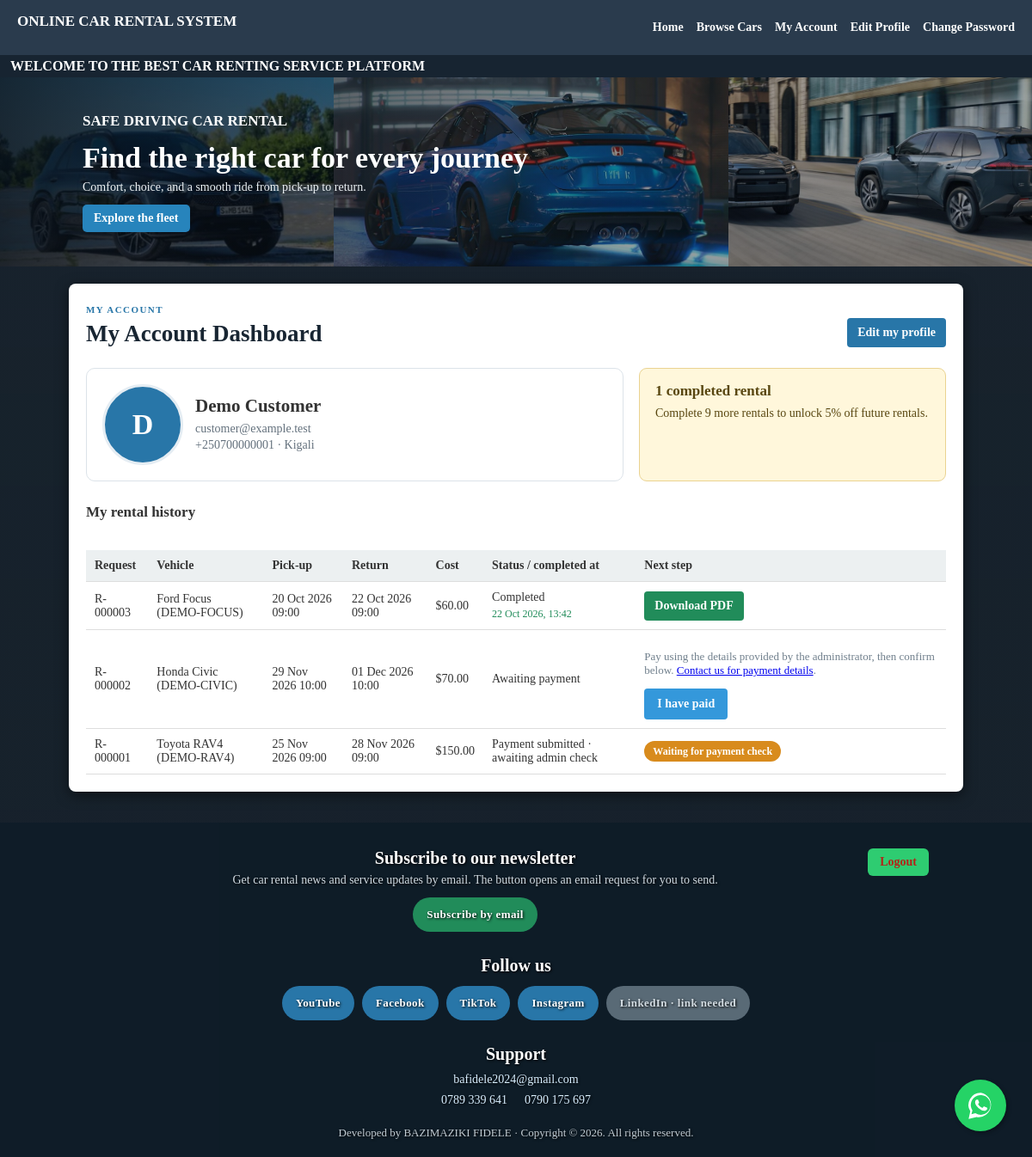
Screenshot of /index.php (signed in) with the database file from the repository.
### tables this page shows
CREATE TABLE IF NOT EXISTS customers (
  customer_id INT UNSIGNED NOT NULL AUTO_INCREMENT,
  full_name VARCHAR(100) NOT NULL,
  email VARCHAR(100) NOT NULL,
  phone VARCHAR(20) NOT NULL,
  district_city VARCHAR(50) NOT NULL,
  id_no VARCHAR(16) NOT NULL,
  password_hash VARCHAR(255) DEFAULT NULL,
  account_approved TINYINT(1) NOT NULL DEFAULT 1,
  profile_picture VARCHAR(255) DEFAULT NULL,
  created_at TIMESTAMP NOT NULL DEFAULT CURRENT_TIMESTAMP,
  PRIMARY KEY (customer_id),
  UNIQUE KEY uq_customers_email (email),
  UNIQUE KEY uq_customers_id_no (id_no)
);

CREATE TABLE IF NOT EXISTS rentals (
  rental_id INT UNSIGNED NOT NULL AUTO_INCREMENT,
  vehicle_id INT UNSIGNED NOT NULL,
  customer_id INT UNSIGNED NOT NULL,
  start_date DATE NOT NULL,
  start_time TIME NOT NULL DEFAULT '09:00:00',
  end_date DATE NOT NULL,
  return_time TIME NOT NULL DEFAULT '09:00:00',
  total_cost DECIMAL(10,2) NOT NULL,
  discount_percent TINYINT UNSIGNED NOT NULL DEFAULT 0,
  discount_amount DECIMAL(10,2) NOT NULL DEFAULT 0.00,
  completed_at DATETIME DEFAULT NULL,
  status ENUM('payment_pending', 'payment_submitted', 'active', 'returned', 'completed', 'cancelled') NOT NULL DEFAULT 'payment_pending',
  payment_submitted_at DATETIME DEFAULT NULL,
  payment_approved_at DATETIME DEFAULT NULL,
  terms_accepted_at DATETIME DEFAULT NULL,
  created_at TIMESTAMP NOT NULL DEFAULT CURRENT_TIMESTAMP,
  PRIMARY KEY (rental_id),
  KEY idx_rentals_vehicle_status (vehicle_id, status),
  KEY idx_rentals_customer_status (customer_id, status),
  CONSTRAINT fk_rentals_vehicle FOREIGN KEY (vehicle_id)
    REFERENCES vehicles (vehicle_id) ON UPDATE CASCADE ON DELETE RESTRICT,
  CONSTRAINT fk_rentals_customer FOREIGN KEY (customer_id)
    REFERENCES customers (customer_id) ON UPDATE CASCADE ON DELETE RESTRICT
);

CREATE TABLE IF NOT EXISTS vehicles (
  vehicle_id INT UNSIGNED NOT NULL AUTO_INCREMENT,
  plate_no VARCHAR(20) NOT NULL,
  model VARCHAR(50) NOT NULL,
  type VARCHAR(50) NOT NULL,
  daily_rate DECIMAL(10,2) NOT NULL,
  photo VARCHAR(255) DEFAULT 'default_car.jpg',
  status ENUM('available', 'rented', 'maintenance') NOT NULL DEFAULT 'available',
  PRIMARY KEY (vehicle_id),
  UNIQUE KEY uq_vehicles_plate_no (plate_no),
  KEY idx_vehicles_status_model (status, model)
);

### config/db.php (called while the page is built, shortened)
<?php
function isStaffAccount(): bool {
    return in_array($_SESSION['role'] ?? '', ['admin', 'staff'], true) && !empty($_SESSION['user_id']);
}
function isCustomerAccount(): bool {
    return ($_SESSION['role'] ?? '') === 'customer' && !empty($_SESSION['customer_id']);
}
function isAuthenticated(): bool {
    return isStaffAccount() || isCustomerAccount();
}
function e($value): string {
    return htmlspecialchars((string)$value, ENT_QUOTES | ENT_SUBSTITUTE, 'UTF-8');
}

### config/site_links.php (called while the page is built)
<?php
return [
    'newsletter' => 'mailto:bafidele2024@gmail.com?subject=Newsletter%20subscription&body=Please%20subscribe%20me%20to%20the%20newsletter.%20My%20email%20address%20is%3A%20',
    'social' => [
        'YouTube' => 'https://youtube.com/@applicationassistant-u4n6u',
        'Facebook' => 'https://www.facebook.com/fideliteze/',
        'TikTok' => 'https://www.tiktok.com/@fidelitec',
        'Instagram' => 'https://www.instagram.com/fidele2261/',
        'LinkedIn' => '',
    ],
];

### index.php (the view, shortened to what this page needs)
<?php
require 'config/db.php';
$isStaff = isStaffAccount();
$currentCustomer = null;
$completedRentals = 0;
if ($isStaff) {
    $sql = 'SELECT r.*, v.plate_no, v.model, c.full_name FROM rentals r JOIN vehicles v ON r.vehicle_id = v.vehicle_id JOIN customers c ON r.customer_id = c.customer_id ORDER BY r.rental_id DESC';
    $rentals = $pdo->query($sql)->fetchAll();
} else {
    $customerStmt = $pdo->prepare('SELECT customer_id, full_name, email, phone, district_city, profile_picture FROM customers WHERE customer_id = ? LIMIT 1');
    $customerStmt->execute([(int)$_SESSION['customer_id']]);
    $currentCustomer = $customerStmt->fetch();
    $rentalStmt = $pdo->prepare('SELECT r.*, v.plate_no, v.model, c.full_name FROM rentals r JOIN vehicles v ON r.vehicle_id = v.vehicle_id JOIN customers c ON r.customer_id = c.customer_id WHERE r.customer_id = ? ORDER BY r.rental_id DESC');
    $rentalStmt->execute([(int)$_SESSION['customer_id']]);
    $rentals = $rentalStmt->fetchAll();
    $countStmt = $pdo->prepare("SELECT COUNT(*) FROM rentals WHERE customer_id = ? AND status IN ('returned', 'completed')");
    $countStmt->execute([(int)$_SESSION['customer_id']]);
    $completedRentals = (int)$countStmt->fetchColumn();
}
$profilePicture = (string)($currentCustomer['profile_picture'] ?? '');
$validProfilePicture = preg_match('#^profiles/[a-f0-9]{32}\.(jpg|png|webp)$#', $profilePicture) === 1;
include 'includes/header.php';
?>
<?php if (!$isStaff): ?>
    <div class="page-heading">
        <div><p class="eyebrow">MY ACCOUNT</p><h1>My Account Dashboard</h1></div>
        <a class="button-link btn-blue" href="profile.php">Edit my profile</a>
    </div>
    <section class="account-overview">
        <div class="account-person">
            <?php if ($validProfilePicture): ?>
                <img class="profile-avatar" src="uploads/<?= e($profilePicture) ?>" alt="<?= e($currentCustomer['full_name']) ?> profile picture">
            <?php else: ?>
                <div class="profile-avatar profile-avatar-placeholder" aria-hidden="true"><?= e(strtoupper(substr((string)$currentCustomer['full_name'], 0, 1))) ?></div>
            <?php endif; ?>
            <div>
                <h2><?= e($currentCustomer['full_name']) ?></h2>
                <p><?= e($currentCustomer['email']) ?></p>
                <p><?= e($currentCustomer['phone']) ?> · <?= e($currentCustomer['district_city']) ?></p>
            </div>
        </div>
        <div class="reward-card">
            <strong><?= $completedRentals ?> completed rental<?= $completedRentals === 1 ? '' : 's' ?></strong>
            <?php if ($completedRentals >= 10): ?>
                <p>Your 5% loyalty discount is active for this and every future rental.</p>
            <?php else: ?>
                <p>Complete <?= 10 - $completedRentals ?> more rental<?= (10 - $completedRentals) === 1 ? '' : 's' ?> to unlock 5% off future rentals.</p>
            <?php endif; ?>
        </div>
    </section>
<?php endif; ?>
<h2><?= $isStaff ? 'All rentals' : 'My rental history' ?></h2>
<?php if (!$rentals): ?>
    <div class="empty-state">No rentals to show yet.</div>
<?php else: ?>
    <div class="table-scroll"><table>
        <thead><tr><th>Request</th><th>Vehicle</th><?php if ($isStaff): ?><th>Customer</th><?php endif; ?><th>Pick-up</th><th>Return</th><th>Cost</th><th>Status / completed at</th><th>Next step</th></tr></thead>
        <tbody>
        <?php foreach ($rentals as $rental): ?>
            <?php $isComplete = in_array((string)$rental['status'], ['returned', 'completed'], true); ?>
            <tr>
                <td>R-<?= str_pad((string)$rental['rental_id'], 6, '0', STR_PAD_LEFT) ?></td>
                <td><?= e($rental['model']) ?> (<?= e($rental['plate_no']) ?>)</td>
                <td><?= e(date('d M Y', strtotime((string)$rental['start_date']))) ?> <?= e(substr((string)$rental['start_time'], 0, 5)) ?></td>
                <td><?= e(date('d M Y', strtotime((string)$rental['end_date']))) ?> <?= e(substr((string)$rental['return_time'], 0, 5)) ?></td>
                <td>$<?= number_format((float)$rental['total_cost'], 2) ?>
                </td>
                <td><?= $isComplete ? 'Completed' : match ((string)$rental['status']) {
                        'payment_pending' => 'Awaiting payment',
                        'payment_submitted' => 'Payment submitted · awaiting admin check',
                        'active' => 'Rental approved',
                        'cancelled' => 'Request cancelled',
                        default => e(ucfirst((string)$rental['status'])),
                    } ?>
                    <?php if ($isComplete && !empty($rental['completed_at'])): ?><small class="completed-time"><?= e(date('d M Y, H:i', strtotime((string)$rental['completed_at']))) ?></small><?php endif; ?>
                </td>
                <td>
                    <?php if (isCustomerAccount() && $rental['status'] === 'payment_pending'): ?>
                        <p class="muted">Pay using the details provided by the administrator, then confirm below. <a href="https://wa.me/250789339641" target="_blank" rel="noopener noreferrer">Contact us for payment details</a>.</p>
                        <form method="POST">
                            <button type="submit" name="confirm_payment" value="1" class="btn-blue">I have paid</button>
                        </form>
                    <?php elseif ($rental['status'] === 'payment_submitted'): ?>
                        <span class="badge pending">Waiting for payment check</span>
                    <?php elseif (in_array((string)$rental['status'], ['active', 'returned', 'completed'], true)): ?>
                        <a class="button-link btn-green" href="receipt.php?rental_id=<?= (int)$rental['rental_id'] ?>">Download PDF</a>
                    <?php elseif ($isStaff && in_array((string)$rental['status'], ['payment_pending', 'payment_submitted'], true)): ?>
                        <a class="button-link btn-blue" href="customers.php">Review request</a>
                    <?php else: ?>
                        <span class="muted">No receipt available</span>
                    <?php endif; ?>
                </td>
            </tr>
        <?php endforeach; ?>
        </tbody>
    </table></div>
<?php endif; ?>
<?php include 'includes/footer.php'; ?>

### includes/header.php (shortened to what this page needs)
<!DOCTYPE html>
<html lang="en">
<head>
    <link rel="stylesheet" href="assets/style.css?v=20261116-login-register-prompt">
</head>
<body>
    <nav>
        <h1>ONLINE CAR RENTAL SYSTEM</h1>
        <ul>
            <li><a href="index.php">Home</a></li>
            <li><a href="browse.php">Browse Cars</a></li>
            <?php if (isAuthenticated()): ?>
                <?php if (isStaffAccount()): ?>
                    <li><a href="index.php">Dashboard</a></li>
                    <li><a href="vehicles.php">Vehicles</a></li>
                    <li><a href="add_rental.php">New Rental</a></li>
                    <li><a href="customers.php">Customers &amp; Receipts</a></li>
                    <?php if (isAdminAccount()): ?><li><a href="staff.php">Staff users</a></li><?php endif; ?>
                <?php else: ?>
                    <li><a href="index.php">My Account</a></li>
                    <li><a href="profile.php">Edit Profile</a></li>
                <?php endif; ?>
                <li><a href="change_password.php">Change Password</a></li>
            <?php else: ?>
                <li><a href="login.php">Login</a></li>
                <li><a href="register.php">Register</a></li>
            <?php endif; ?>
        </ul>
    </nav>
    <marquee class="welcome-marquee" style="color:#fff !important;"><span class="marquee-text" style="color:#fff !important; -webkit-text-fill-color:#fff;">WELCOME TO THE BEST CAR RENTING SERVICE PLATFORM</span></marquee>
    <section class="site-hero" aria-label="DriveEasy vehicle highlights">
        <div class="hero-gallery" aria-hidden="true">
            <img src="uploads/benz.jpg" alt="">
            <img src="uploads/civic.jpg" alt="">
            <img src="uploads/rav4.jpg" alt="">
        </div>
        <div class="hero-shade"></div>
        <div class="hero-copy">
            <h2>SAFE DRIVING CAR RENTAL</h2>
            <h1>Find the right car for every journey</h1>
            <p>Comfort, choice, and a smooth ride from pick-up to return.</p>
            <a href="browse.php" class="hero-link">Explore the fleet</a>
        </div>
    </section>
    <a href="https://wa.me/250789339641" class="whatsapp-float" target="_blank" rel="noopener noreferrer" aria-label="Chat with DriveEasy on WhatsApp" title="Chat with us on WhatsApp">
    </a>
    <div class="container">

### includes/footer.php (shortened to what this page needs)
    </div>
    <footer class="site-footer">
        <div class="footer-inner">
            <?php $siteLinks = require __DIR__ . '/../config/site_links.php'; ?>
            <div class="footer-newsletter-row">
                <section class="footer-newsletter" aria-labelledby="newsletter-heading">
                    <h2 id="newsletter-heading">Subscribe to our newsletter</h2>
                    <p>Get car rental news and service updates by email. The button opens an email request for you to send.</p>
                    <?php if (!empty($siteLinks['newsletter'])): ?>
                        <a class="footer-action-button" href="<?= e($siteLinks['newsletter']) ?>">Subscribe by email</a>
                    <?php else: ?>
                        <span class="footer-action-button is-disabled" aria-disabled="true">Signup link needed</span>
                    <?php endif; ?>
                </section>
                <?php if (isAuthenticated()): ?>
                    <form class="footer-logout" method="post" action="logout.php">
                        <button class="footer-logout-link" type="submit">Logout</button>
                    </form>
                <?php endif; ?>
            </div>
            <section class="footer-social" aria-labelledby="social-heading">
                <h2 id="social-heading">Follow us</h2>
                <div class="footer-social-links">
                    <?php foreach (($siteLinks['social'] ?? []) as $platform => $url): ?>
                        <?php if (is_string($url) && filter_var($url, FILTER_VALIDATE_URL) && strtolower((string)parse_url($url, PHP_URL_SCHEME)) === 'https'): ?>
                            <a class="footer-social-button" href="<?= e($url) ?>" target="_blank" rel="noopener noreferrer"><?= e($platform) ?></a>
                        <?php endif; ?>
                    <?php endforeach; ?>
                    <?php if (empty($siteLinks['social']['LinkedIn'])): ?><span class="footer-social-button is-disabled" aria-disabled="true">LinkedIn · link needed</span><?php endif; ?>
                </div>
            </section>
            <div class="footer-support">
                <h2>Support</h2>
                <a href="mailto:bafidele2024@gmail.com">bafidele2024@gmail.com</a>
                <div class="footer-phone-links">
                    <a href="tel:+250789339641">0789 339 641</a>
                    <a href="tel:+250790175697">0790 175 697</a>
                </div>
            </div>
            <p class="footer-credit">Developed by BAZIMAZIKI FIDELE · Copyright © 2026. All rights reserved.</p>
        </div>
    </footer>
</body>
</html>

### rows the page displays
customers: full_name "D", full_name "Demo Customer", email "customer@example.test", phone "+250700000001", district_city "Kigali"
rentals: rental_id "000003", vehicle.model "Ford Focus", vehicle.plate_no "DEMO-FOCUS", start_date "20 Oct 2026", start_time "09:00", end_date "22 Oct 2026", return_time "09:00", total_cost "60.00", status "Completed", completed_at "22 Oct 2026, 13:42"
rentals: rental_id "000002", vehicle.model "Honda Civic", vehicle.plate_no "DEMO-CIVIC", start_date "29 Nov 2026", start_time "10:00", end_date "01 Dec 2026", return_time "10:00", total_cost "70.00", status "Awaiting payment"
rentals: rental_id "000001", vehicle.model "Toyota RAV4", vehicle.plate_no "DEMO-RAV4", start_date "25 Nov 2026", start_time "09:00", end_date "28 Nov 2026", return_time "09:00", total_cost "150.00", status "Payment submitted · awaiting admin check", shows "Waiting for payment check"

### other values shown
$completedRentals "1"
10 - $completedRentals "9"
$platform "YouTube"
$platform "Facebook"
$platform "TikTok"
$platform "Instagram"
